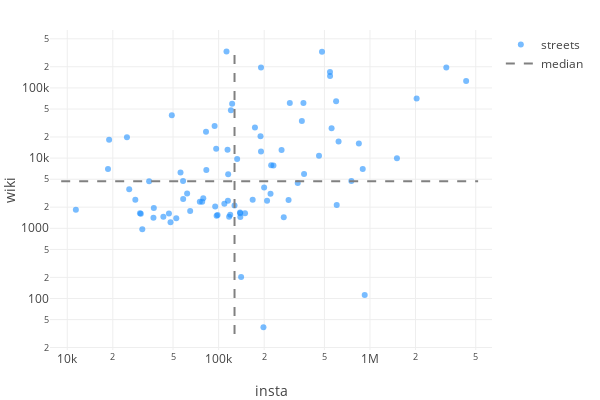

The code cell stored with this chart in its notebook:
### Code cell
insta_wiki_scatter(city_data)

### Figure 1 — Plotly figure (JSON) as saved in the notebook; plotly's stock layout.template omitted (floating-point values rounded to 4 significant figures)
{"data": [{"hoverinfo": "text", "marker": {"color": "dodgerblue", "opacity": 0.6}, "mode": "markers", "name": "streets", "showlegend": true, "text": ["<i>Улица Крымский Вал</i><br>Gorky Park (Moscow), 90321<br>Fallen Monument Park, 30714<br>Yakimanka District, 4366", "<i>Пресненская Набережная</i><br>Federation Tower, 140253<br>City of Capitals, 34762<br>Naberezhnaya Tower, 19571", "<i>Проспект Мира</i><br>VDNKh (Russia), 48762<br>Memorial Museum of C..., 15277<br>Cosmos Hotel, 6483", "<i>Кутузовский Проспект</i><br>Kutuzovsky Prospekt, 9913", "<i>Площадь Киевского Вокзала</i><br>Kiyevskaya (Koltseva..., 112", "<i>Ленинградское Шоссе</i><br>Voykovskaya (Moscow ..., 3069<br>Leningradskoye Highw..., 2673<br>Voykovsky District, 1279", "<i>Волоколамское Шоссе</i><br>Moscow Aviation Inst..., 16103", "<i>Улица Сокольнический Вал</i><br>Sokolniki District, 3274<br>Sokolniki Exhibition..., 1447", "<i>Улица Грузинская Б.</i><br>Moscow Zoo, 17190", "<i>Ходынский Бульвар</i><br>Megasport Sport Pala..., 2150", "<i>Краснопресненская Набережная</i><br>White House (Moscow), 64504", "<i>Ленинградский Проспект</i><br>Financial University..., 11451<br>CSKA Ice Palace, 7081<br>Alexander Gomelsky U..., 4862<br>Sokol (Moscow Metro), 3260", "<i>Улица Волхонка</i><br>Cathedral of Christ ..., 137944<br>Kropotkinskaya, 9252", "<i>Улица Академика Королева</i><br>Ostankino Tower, 168910", "<i>Улица Лужники</i><br>Luzhniki Stadium, 318360<br>Luzhniki Palace of S..., 8499", "<i>Улица Остоженка</i><br>Moscow State Linguis..., 7966<br>Multimedia Art Museu..., 2825", "<i>Берсеневская Набережная</i><br>Strelka Institute, 5927", "<i>Лаврушинский Переулок</i><br>Tretyakov Gallery, 61003", "<i>Проспект Вернадского</i><br>Moscow State Circus, 22079<br>Moscow State Pedagog..., 9202<br>Natalya Sats Musical..., 2388", "<i>Улица Земляной Вал</i><br>Tagansky District, 4418", "<i>Новинский Бульвар</i><br>Narkomfin building, 57491<br>Lotte Hotel Moscow, 3540", "<i>Белореченская Улица</i><br>Lyublino District, 2538", "<i>Улица Миклухо-Маклая</i><br>Konkovo District, 1438", "<i>Улица Юности</i><br>Kuskovo, 13049", "<i>Лужнецкий Мост</i><br>Vorobyovy Gory (Mosc..., 7866", "<i>Славянский Бульвар</i><br>Slavyansky Bulvar, 5961<br>Fili-Davydkovo Distr..., 1953", "<i>Новочеремушкинская Улица</i><br>Cheryomushki Distric..., 3098", "<i>Алтайская Улица</i><br>Golyanovo District, 2476", "<i>1905 Года Улица</i><br>Ulitsa 1905 Goda, 3797", "<i>Дмитровское Шоссе</i><br>Timiryazevskaya (Ser..., 39", "<i>Ленинский Проспект</i><br>Gubkin Russian State..., 12421", "<i>Улица Ленинские Горы</i><br>Moscow State Univers..., 195503", "<i>Площадь Победы</i><br>Poklonnaya Hill, 20403", "<i>Измайловское Шоссе</i><br>Izmailovo Hotel, 21961<br>Partizanskaya (Mosco..., 5379", "<i>Преображенская Площадь</i><br>Preobrazhenskaya Plo..., 2560", "<i>Сумской Проезд</i><br>Chertanovo Severnoye..., 1637", "<i>Проспект Маршала Жукова</i><br>Khoroshyovo-Mnyovnik..., 203", "<i>Братеевская Улица</i><br>Brateyevo District, 1452", "<i>Шипиловская Улица</i><br>Orekhovo-Borisovo Se..., 1637", "<i>Дубнинская Улица</i><br>Beskudnikovsky Distr..., 1682", "<i>Большая Грузинская Улица</i><br>Krasnopresnenskaya, 7332<br>Barrikadnaya, 2350", "<i>Хорошевское Шоссе</i><br>Polezhayevskaya, 2120", "<i>1-Й Красногвардейский Проезд</i><br>Mercury City Tower, 59270", "<i>3-Я Песчаная Улица</i><br>VEB Arena, 48223", "<i>Проспект 60-Летия Октября</i><br>Akademichesky Distri..., 1560", "<i>Улица Большая Филевская</i><br>Filyovsky park Distr..., 1464", "<i>Каширское Шоссе</i><br>Domodedovskaya, 3048<br>Kashirskaya, 2857", "<i>Шереметьевская Улица</i><br>Maryina roshcha Dist..., 2473", "<i>Улица Черкизовская Бол</i><br>RZD Arena, 13166", "<i>Красная Площадь</i><br>Red Square, 329378", "<i>15-Я Парковая Улица</i><br>Severnoye Izmaylovo ..., 1255<br>Vostochnoye Izmaylov..., 984", "<i>Улица Генерала Дорохова</i><br>Ochakovo-Matveyevsko..., 1547", "<i>Улица Лазо</i><br>Perovo District, 1512", "<i>Улица Образцова</i><br>Moscow State Univers..., 6913<br>Jewish Museum and To..., 6723", "<i>Смоленская Улица</i><br>Golden Ring Hotel, 2036", "<i>Большой Бульвар</i><br>Skolkovo Innovation ..., 28597", "<i>Большой Николопесковский Переулок</i><br>Arbat District, 6769", "<i>Чапаевский Переулок</i><br>Triumph Palace, 23828", "<i>Улица Дмитрия Ульянова</i><br>Akademicheskaya (Mos..., 2673", "<i>Семеновская Площадь</i><br>Semyonovskaya (Mosco..., 2398", "<i>Патриарший Мост</i><br>Patriarshy Bridge, 2391", "<i>Большая Семеновская Улица</i><br>Moscow Polytechnic U..., 1762", "<i>Новая Улица</i><br>Russian Open, 2474<br>Moscow School of Man..., 668", "<i>Улица Большая Черкизовская</i><br>Preobrazhenskoye Dis..., 2621", "<i>Большой Каменный Мост</i><br>Bolshoy Kamenny Brid..., 4728", "<i>Улица Большая Ордынка</i><br>Zamoskvorechye Distr..., 6233", "<i>Чертановская Улица</i><br>Chertanovskaya, 1394", "<i>Смоленский Бульвар</i><br>Ministry of Foreign ..., 40765", "<i>Улица Каховка</i><br>Zyuzino District, 1224", "<i>Косыгина Улица</i><br>Gagarinsky District,..., 1629", "<i>Улица Мусы Джалиля</i><br>Shipilovskaya, 1461", "<i>Улица Маршала Василевского</i><br>Shchukinskaya, 1943", "<i>Союзный Проспект</i><br>Novogireyevo Distric..., 1412", "<i>Улица Высоцкого</i><br>Taganka Theatre, 4697", "<i>Москворечье Улица</i><br>Moskvorechye-Saburov..., 968", "<i>Проспект Буденного</i><br>Sokolinaya Gora Dist..., 1607", "<i>Улица Вучетича</i><br>Timiryazevsky Distri..., 1636", "<i>9-Я Парковая Улица</i><br>Shchyolkovskaya, 2557", "<i>Площадь Европы</i><br>Square of Europe, 3596", "<i>Улица Карла Маркса</i><br>Mytishchi, 17247<br>Mytishchinsky Distri..., 2639", "<i>Улица Тестовская</i><br>OKO, 18188", "<i>Крестьянская Площадь</i><br>Novospassky Monaster..., 7000", "<i>Капотня 2-Й Квартал</i><br>Kapotnya District, 1843"], "textfont": {"color": "lightgrey", "size": 8}, "type": "scatter", "uid": "eee3b78c-58aa-11e9-ac22-3c15c2cf2370", "x": [4319450, 3193118, 2033627, 1507191, 923105, 895637, 844292, 753261, 620297, 602976, 597310, 557724, 544927, 544201, 481929, 460568, 366910, 363452, 354747, 333132, 295350, 289827, 269372, 260556, 230218, 222402, 220265, 209014, 199860, 197787, 190577, 190566, 189176, 173743, 167884, 149443, 140778, 139100, 138837, 138600, 132581, 127405, 122875, 120609, 119337, 117355, 115635, 115205, 114542, 112751, 109124, 98426, 97011, 96358, 94907, 94087, 82973, 82538, 79183, 77887, 75135, 64876, 61950, 58326, 58232, 56030, 52512, 49063, 48120, 46964, 43151, 37315, 37113, 34747, 31313, 30612, 30235, 28169, 25666, 24797, 18901, 18584, 11397], "y": [125401, 194586, 70522, 9913, 112, 7021, 16103, 4721, 17190, 2150, 64504, 26654, 147196, 168910, 326859, 10791, 5927, 61003, 33669, 4418, 61031, 2538, 1438, 13049, 7866, 7914, 3098, 2476, 3797, 39, 12421, 195503, 20403, 27340, 2560, 1637, 203, 1452, 1637, 1682, 9682, 2120, 59270, 48223, 1560, 1464, 5905, 2473, 13166, 329378, 2239, 1547, 1512, 13636, 2036, 28597, 6769, 23828, 2673, 2398, 2391, 1762, 3142, 2621, 4728, 6233, 1394, 40765, 1224, 1629, 1461, 1943, 1412, 4697, 968, 1607, 1636, 2557, 3596, 19886, 18188, 7000, 1843]}, {"hoverinfo": "none", "line": {"color": "grey", "dash": "dash", "width": 2}, "mode": "lines", "name": "median", "showlegend": true, "type": "scatter", "uid": "eee3ba5c-58aa-11e9-b6ea-3c15c2cf2370", "x": [9118.0, 5183340], "y": [4697, 4697]}, {"hoverinfo": "none", "line": {"color": "grey", "dash": "dash", "width": 2}, "mode": "lines", "showlegend": false, "type": "scatter", "uid": "eee3bc00-58aa-11e9-8e55-3c15c2cf2370", "x": [127405, 127405], "y": [31.2, 395300.0]}], "layout": {"height": 400, "hovermode": "closest", "margin": {"b": 50, "l": 50, "r": 30, "t": 30}, "width": 600, "xaxis": {"title": "insta", "type": "log"}, "yaxis": {"title": "wiki", "type": "log"}}}
